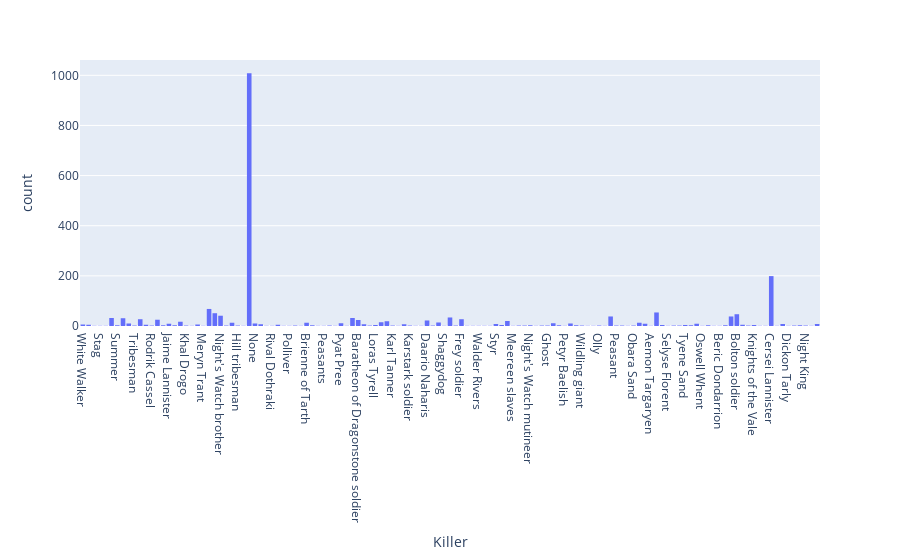

The code cell stored with this chart in its notebook:
### Markdown cell above
## Top Killers

Daenerys being the top killer has the highest count of 1008 people. No wonder how she could have ruled the world with no people in it! ;(

### Code cell
import plotly.express as px
fig=px.histogram(df, x='Killer')
fig.show()

### Figure 1 — Plotly figure (JSON) as saved in the notebook; plotly's stock layout.template omitted (floating-point values rounded to 4 significant figures; data arrays with more than 128 entries replaced by an {"elided": "..."} marker saying what was removed)
{"data": [{"alignmentgroup": "True", "bingroup": "x", "hoverlabel": {"namelength": 0}, "hovertemplate": "Killer=%{x}<br>count=%{y}", "legendgroup": "", "marker": {"color": "#636efa"}, "name": "", "offsetgroup": "", "orientation": "v", "showlegend": false, "type": "histogram", "x": {"elided": "2224 str values"}, "xaxis": "x", "yaxis": "y"}], "layout": {"barmode": "relative", "legend": {"tracegroupgap": 0}, "margin": {"t": 60}, "xaxis": {"anchor": "y", "domain": [0, 1], "title": {"text": "Killer"}}, "yaxis": {"anchor": "x", "domain": [0, 1], "title": {"text": "count"}}}}
